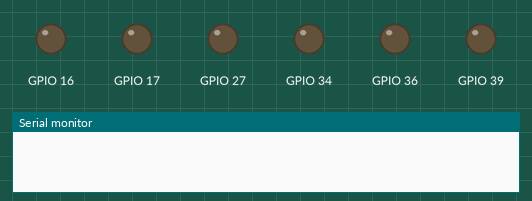
A sketch run on a simulated ESP32. Shown: output pins drawn as LEDs (lit = HIGH), the last lines printed to the serial monitor.

Above: at 0.0 s.
At 3.16 s:
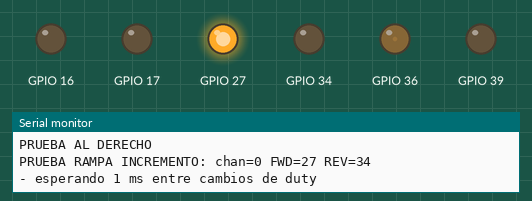
At 13.43 s:
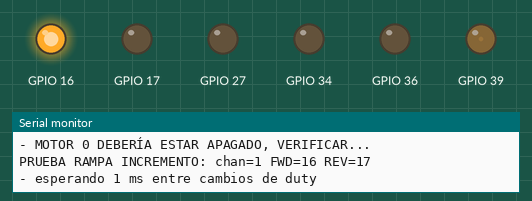
At 23.6 s:
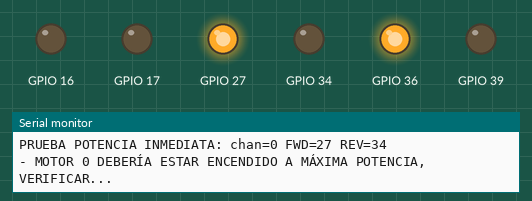
At 29.6 s:
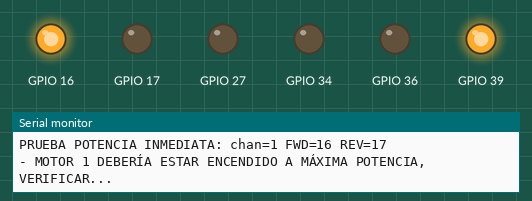
At 39.84 s:
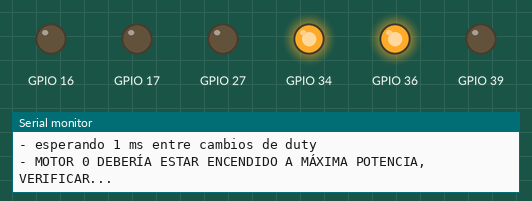
Timing chart, 0 to 40.0 s (numbered marks = the images above):
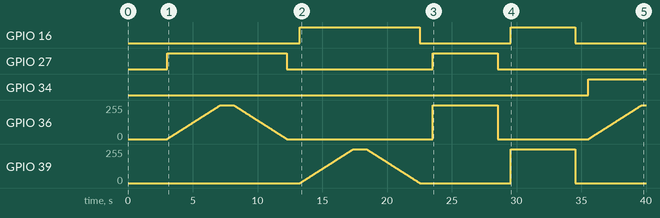

Measured:
- by itself, GPIO 16: LOW → HIGH at 13.3 s, → LOW 9.3 s later, → HIGH 7.0 s later, → LOW 5.0 s later
- by itself, GPIO 27: LOW → HIGH at 3.0 s, → LOW 9.3 s later, → HIGH 11.3 s later, → LOW 5.0 s later
- by itself, GPIO 34: LOW → HIGH at 35.6 s

The sketch:

motor6A.ino
```cpp
#include <Arduino.h>

#if CONFIG_IDF_TARGET_ESP32

// NOTA: GPIO_NUM_34, GPIO_NUM_36, GPIO_NUM_39 es sólo input! Verificar...
#define YUBOX_MOTOR_IN_A_1  GPIO_NUM_27
#define YUBOX_MOTOR_IN_A_2  GPIO_NUM_34
#define YUBOX_MOTOR_PWM_A   GPIO_NUM_36

#define YUBOX_MOTOR_IN_B_1  GPIO_NUM_16
#define YUBOX_MOTOR_IN_B_2  GPIO_NUM_17
#define YUBOX_MOTOR_PWM_B   GPIO_NUM_39

#elif CONFIG_IDF_TARGET_ESP32S2

#define YUBOX_MOTOR_IN_A_1  GPIO_NUM_10
#define YUBOX_MOTOR_IN_A_2  GPIO_NUM_12
#define YUBOX_MOTOR_PWM_A   GPIO_NUM_1

#define YUBOX_MOTOR_IN_B_1  GPIO_NUM_11
#define YUBOX_MOTOR_IN_B_2  GPIO_NUM_13
#define YUBOX_MOTOR_PWM_B   GPIO_NUM_2

#else
#error Pines de control no definidos para board objetivo!
#endif

#define LEDC_BASE_FREQ      5000

// Bits de resolución para valor a escribir con ledcWrite
#define RESOLUTION          12

// Valor máximo del DUTY a programar en la tarjeta, calculado a partir de RESOLUTION
unsigned int g_maxDuty = 0;

void iniciarMotor(uint8_t chan, uint8_t gpio_fwd, uint8_t gpio_rev, uint8_t pwm)
{
  Serial.printf("INICIANDO en chan=%u FWD=%u REV=%u con PWM=%u\r\n",
    chan, gpio_fwd, gpio_rev, pwm);
  ledcSetup(chan, LEDC_BASE_FREQ, RESOLUTION);
  ledcAttachPin(pwm, chan);
  ledcWrite(chan, 0);

  pinMode(gpio_fwd, OUTPUT);
  digitalWrite(gpio_fwd, LOW);

  pinMode(gpio_rev, OUTPUT);
  digitalWrite(gpio_rev, LOW);
}

void setup()
{
  // La siguiente demora es sólo para comodidad de desarrollo para enchufar el USB
  // y verlo en gtkterm. No es en lo absoluto necesaria como algoritmo requerido.
  delay(3000);
  Serial.begin(115200);

  Serial.printf("Frecuencia base PWM es %u\r\n", LEDC_BASE_FREQ);

  g_maxDuty = (1U << RESOLUTION) - 1;
  Serial.printf("Para RESOLUTION=%u el duty máximo es %u\r\n", RESOLUTION, g_maxDuty);

  // Programar pines de las tarjetas para el control
  iniciarMotor(0, YUBOX_MOTOR_IN_A_1, YUBOX_MOTOR_IN_A_2, YUBOX_MOTOR_PWM_A);
  iniciarMotor(1, YUBOX_MOTOR_IN_B_1, YUBOX_MOTOR_IN_B_2, YUBOX_MOTOR_PWM_B);
}

void pruebaTodaPotencia(uint8_t chan, uint8_t gpio_fwd, uint8_t gpio_rev)
{
  Serial.printf("PRUEBA POTENCIA INMEDIATA: chan=%u FWD=%u REV=%u\r\n", chan, gpio_fwd, gpio_rev);

  // Toda potencia en PWM
  ledcWrite(chan, g_maxDuty);

  // Encender la dirección hacia DELANTE...
  digitalWrite(gpio_fwd, HIGH);
  digitalWrite(gpio_rev, LOW);

  Serial.printf("- MOTOR %u DEBERÍA ESTAR ENCENDIDO A MÁXIMA POTENCIA, VERIFICAR...\r\n", chan);
}

void apagarMotor(uint8_t chan, uint8_t gpio_fwd, uint8_t gpio_rev)
{
  // Apagar completamente PWM
  ledcWrite(chan, 0);

  // Apagar la dirección hacia DELANTE...
  digitalWrite(gpio_fwd, LOW);
  digitalWrite(gpio_rev, LOW);

  Serial.printf("- MOTOR %u DEBERÍA ESTAR APAGADO, VERIFICAR...\r\n", chan);
}

void pruebaRampaIncremento(uint8_t chan, uint8_t gpio_fwd, uint8_t gpio_rev)
{
  Serial.printf("PRUEBA RAMPA INCREMENTO: chan=%u FWD=%u REV=%u\r\n", chan, gpio_fwd, gpio_rev);

  unsigned int d = 5000 / (g_maxDuty + 1);
  if (d <= 0) d = 1;
  Serial.printf("- esperando %u ms entre cambios de duty\r\n", d);

  // Encender la dirección hacia DELANTE...
  digitalWrite(gpio_fwd, HIGH);
  digitalWrite(gpio_rev, LOW);

  for (int duty = 0; duty <= g_maxDuty; duty++) {
    ledcWrite(chan, duty);
    delay(d);
  }

  Serial.printf("- MOTOR %u DEBERÍA ESTAR ENCENDIDO A MÁXIMA POTENCIA, VERIFICAR...\r\n", chan);
  delay(1000);
}

void pruebaRampaDecremento(uint8_t chan, uint8_t gpio_fwd, uint8_t gpio_rev)
{
  Serial.printf("PRUEBA RAMPA DECREMENTO: chan=%u FWD=%u REV=%u\r\n", chan, gpio_fwd, gpio_rev);

  unsigned int d = 5000 / (g_maxDuty + 1);
  if (d <= 0) d = 1;
  Serial.printf("- esperando %u ms entre cambios de duty\r\n", d);

  // Encender la dirección hacia DELANTE...
  digitalWrite(gpio_fwd, HIGH);
  digitalWrite(gpio_rev, LOW);

  for (int duty = g_maxDuty; duty >= 0; duty--) {
    ledcWrite(chan, duty);
    delay(d);
  }

  apagarMotor(chan, gpio_fwd, gpio_rev);
  delay(1000);
}

void loop()
{
  Serial.println("PRUEBA AL DERECHO");

  // Probar primer motor, rampa ascendente y luego descendente
  pruebaRampaIncremento(0, YUBOX_MOTOR_IN_A_1, YUBOX_MOTOR_IN_A_2);
  pruebaRampaDecremento(0, YUBOX_MOTOR_IN_A_1, YUBOX_MOTOR_IN_A_2);

  // Probar segundo motor, rampa ascedente y luego descendente
  pruebaRampaIncremento(1, YUBOX_MOTOR_IN_B_1, YUBOX_MOTOR_IN_B_2);
  pruebaRampaDecremento(1, YUBOX_MOTOR_IN_B_1, YUBOX_MOTOR_IN_B_2);

  // Probar primer motor, encendido inmediato
  pruebaTodaPotencia(0, YUBOX_MOTOR_IN_A_1, YUBOX_MOTOR_IN_A_2);
  delay(5000);
  apagarMotor(0, YUBOX_MOTOR_IN_A_1, YUBOX_MOTOR_IN_A_2);
  delay(1000);

  // Probar segundo motor, encendido inmediato
  pruebaTodaPotencia(1, YUBOX_MOTOR_IN_B_1, YUBOX_MOTOR_IN_B_2);
  delay(5000);
  apagarMotor(1, YUBOX_MOTOR_IN_B_1, YUBOX_MOTOR_IN_B_2);
  delay(1000);

  Serial.println("PRUEBA AL REVÉS");

  // Probar primer motor, rampa ascendente y luego descendente
  pruebaRampaIncremento(0, YUBOX_MOTOR_IN_A_2, YUBOX_MOTOR_IN_A_1);
  pruebaRampaDecremento(0, YUBOX_MOTOR_IN_A_2, YUBOX_MOTOR_IN_A_1);

  // Probar segundo motor, rampa ascedente y luego descendente
  pruebaRampaIncremento(1, YUBOX_MOTOR_IN_B_2, YUBOX_MOTOR_IN_B_1);
  pruebaRampaDecremento(1, YUBOX_MOTOR_IN_B_2, YUBOX_MOTOR_IN_B_1);

  // Probar primer motor, encendido inmediato
  pruebaTodaPotencia(0, YUBOX_MOTOR_IN_A_2, YUBOX_MOTOR_IN_A_1);
  delay(5000);
  apagarMotor(0, YUBOX_MOTOR_IN_A_2, YUBOX_MOTOR_IN_A_1);
  delay(1000);

  // Probar segundo motor, encendido inmediato
  pruebaTodaPotencia(1, YUBOX_MOTOR_IN_B_2, YUBOX_MOTOR_IN_B_1);
  delay(5000);
  apagarMotor(1, YUBOX_MOTOR_IN_B_2, YUBOX_MOTOR_IN_B_1);
  delay(1000);
}
```
